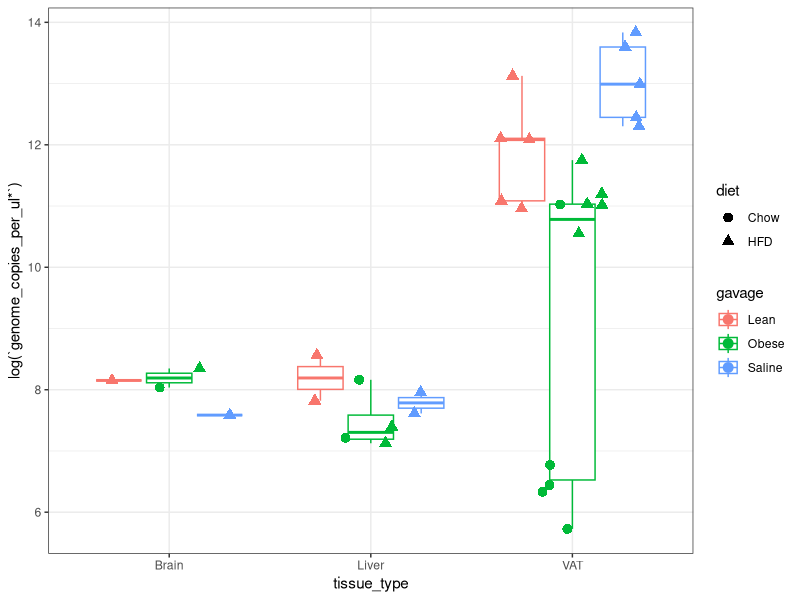
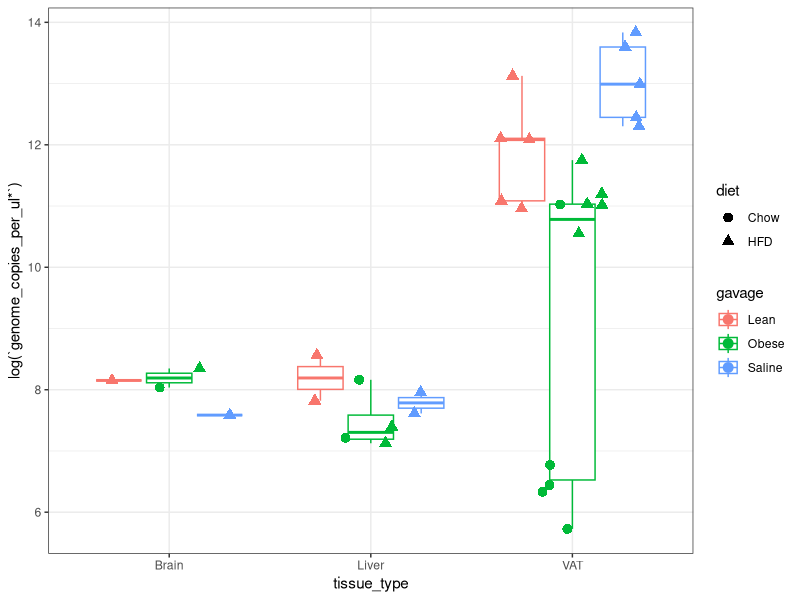

The R script that drew these images, in order:
## ---- chunk 1

library(tidyverse)

## ---- chunk 2

x <- read_csv("../data/zymo_abs-abundance.csv") %>%
  drop_na(sample_id)

head(x)
## ---- chunk 3

tissue <- 
  x %>%
  mutate(source = if_else(grepl("Pre|Post|End|^Leangavage$|^Obesegavage$", customer_label),
                          true = "stool",
                          false = "tissue"),
         tissue_type = if_else(grepl("VAT", customer_label),
                               true = "VAT",
                               false = if_else(grepl("Liver", customer_label),
                                               true = "Liver",
                                               false = if_else(grepl("Brain", customer_label),
                                                               true = "Brain",
                                                               false = "stool"))),
         gavage = if_else(grepl("Lean", customer_label),
                             true = "Lean",
                             false = if_else(grepl("Obese", customer_label),
                                             true = "Obese",
                                             false = "Saline")),
         diet = if_else(grepl("HFD", customer_label),
                        true = "HFD",
                        false = if_else(grepl("Chow", customer_label),
                                        true = "Chow",
                                        false = "Other")))


tissue %>%
  group_by(source, tissue_type, gavage, diet) %>%
  summarize(n = n())
## ---- chunk 4
tissue %>%
  filter(source == "tissue") %>%
  ggplot(aes(x = tissue_type, y = log(`genome_copies_per_ul*`))) +
  geom_boxplot(aes(color = gavage), 
               outlier.shape = NA) +
  geom_point(aes(color = gavage, 
                 shape = diet), 
             size = 3,
             position = position_jitterdodge(jitter.width = 0.15)) +
  theme_bw()

ggsave("../figures/zymo_abs-abundance_tissues.png",
       height = 4, width = 6)
